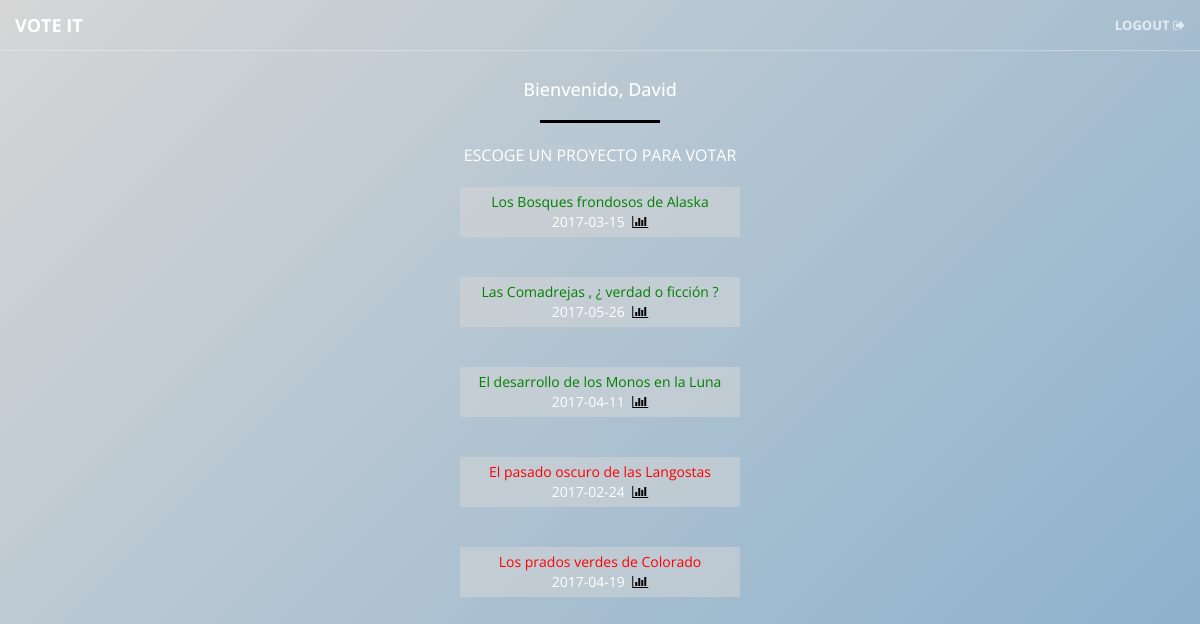
/mainprofesores.php (signed in), run on the app's committed database.
### tables this page shows
CREATE TABLE `tbl_proyecto` (
  `pro_id` int(11) NOT NULL,
  `pro_titulo` varchar(50) NOT NULL,
  `pro_fecha` date NOT NULL,
  `pro_estado` int(1) NOT NULL,
  `usp_id` int(11) NOT NULL
);

### mainprofesores.php (the view, shortened to what this page needs)
<?php
  include("conexion.proc.php");
?>
<!DOCTYPE html>
<html lang="en">
<head>
    <link href="vendor/bootstrap/css/bootstrap.css" rel="stylesheet">
    <link href="vendor/font-awesome/css/font-awesome.min.css" rel="stylesheet" type="text/css">
    <link href="css/main.css" rel="stylesheet">
    <link rel="stylesheet" href="https://cdnjs.cloudflare.com/ajax/libs/font-awesome/4.7.0/css/font-awesome.min.css">
</head>
<body id="page-top">
  <nav id="mainNav" class="navbar navbar-default navbar-fixed-top">
      <div class="container-fluid">
          <div class="navbar-header">
              <a class="navbar-brand page-scroll" href="#page-top">VOTE IT</a>
          </div>
          <div class="collapse navbar-collapse" id="bs-example-navbar-collapse-1">
              <ul class="nav navbar-nav navbar-right">
                  <li>
                      <a class="page-scroll" href="cerrarsesion.proc.php">Logout <i class="fa fa-sign-out" aria-hidden="true"></i></a>
                  </li>
              </ul>
          </div>
      </div>
  </nav>
<div class="header22">
  <br/><br/><br/>
  <h1 id="homeHeading"><?php echo "<h4>Bienvenido, ".$_SESSION['nombre']."</h4>"; ?></h1>
  <hr>
  <p>ESCOGE UN PROYECTO PARA VOTAR</p>
      <?php
          if(isset($_SESSION['nombre']) ){
      ?>
      <?php
          $sql = "SELECT * from tbl_proyecto order by pro_estado DESC;";
          $proyectos = mysqli_query($conexion, $sql);
              if(mysqli_num_rows($proyectos)>0){
                while($proyecto = mysqli_fetch_array($proyectos)){
                  if ($proyecto['pro_estado']<1){
                    $color= 'red';
                  } else {
                    $color= 'green';
                  }
                  echo "<div class='mainprofes'><a style='color: ".$color." ' href='preguntastribunal.php?pro_id=".$proyecto['pro_id']."'>".$proyecto['pro_titulo']."</a><br>".$proyecto['pro_fecha']." &nbsp;<a href='mostrarestadisticas.php?pro_id=".$proyecto['pro_id']."' ><i class='fa fa-bar-chart' aria-hidden='true'></i></a></div><br/><br/>";
                }
              } else {
                echo "No hay proyectos!";
              }
          } else {
            $_SESSION['error']="Tienes que loguearte primero!";
            echo "sesion mal";
            header("location: login.php");
          }
  ?>
</div>
</body>
</html>

### css/main.css (style rules this page uses)
html, body { height: 100%; width: 100%; }
body { font-family: 'Open Sans', 'Helvetica Neue', Arial, sans-serif; }
hr { border-color: #000; border-width: 3px; max-width: 10%; }
a { -webkit-transition: all 0.35s; -moz-transition: all 0.35s; transition: all 0.35s; color: black; }
h1, h2, h3, h4, h5, h6 { font-family: 'Open Sans', 'Helvetica Neue', Arial, sans-serif; }
p { font-size: 16px; line-height: 1.5; margin-bottom: 20px; }
.navbar-default { background-color: white; border-color: rgba(34, 34, 34, 0.05); font-family: 'Open Sans', 'Helvetica Neue', Arial, sans-serif; -webkit-transition: all 0.35s; -moz-transition: all 0.35s; transition: all 0.35s; }
.navbar-default .navbar-header .navbar-brand { color: #337ab7; font-family: 'Open Sans', 'Helvetica Neue', Arial, sans-serif; font-weight: 700; text-transform: uppercase; }
.navbar-default .nav > li > a, .navbar-default .nav > li > a:focus { text-transform: uppercase; font-weight: 700; font-size: 13px; color: #222222; }
@media (min-width: 768px) { .navbar-default { background-color: transparent; border-color: rgba(255, 255, 255, 0.3); } }
@media (min-width: 768px) { .navbar-default .navbar-header .navbar-brand { color: rgba(255, 255, 255, 0.7); } }
@media (min-width: 768px) { .navbar-default .nav > li > a, .navbar-default .nav > li > a:focus { color: rgba(255, 255, 255, 0.7); } }
div.mainprofes { background: rgba(216, 216, 216, 0.5); margin: auto; max-width: 280px; padding: 5px; }
div.header22 { position: relative; width: 100%; height: 100%; min-height: auto; -webkit-background-size: cover; -moz-background-size: cover; background-size: cover; -o-background-size: cover; background-position: center; text-align: center; color: white; background: linear-gradient(135deg, rgba(214,214,214,1) 0%, rgba(134,174,204,1) 100%); }
body { webkit-tap-highlight-color: #222222; }

### data on the page
tbl_proyecto: pro_titulo "Los Bosques frondosos de Alaska", pro_fecha "2017-03-15"
tbl_proyecto: pro_titulo "Las Comadrejas , ¿ verdad o ficción ?", pro_fecha "2017-05-26"
tbl_proyecto: pro_titulo "El desarrollo de los Monos en la Luna", pro_fecha "2017-04-11"
tbl_proyecto: pro_titulo "El pasado oscuro de las Langostas", pro_fecha "2017-02-24"
tbl_proyecto: pro_titulo "Los prados verdes de Colorado", pro_fecha "2017-04-19"

### other printed values
$_SESSION['nombre'] "David"
